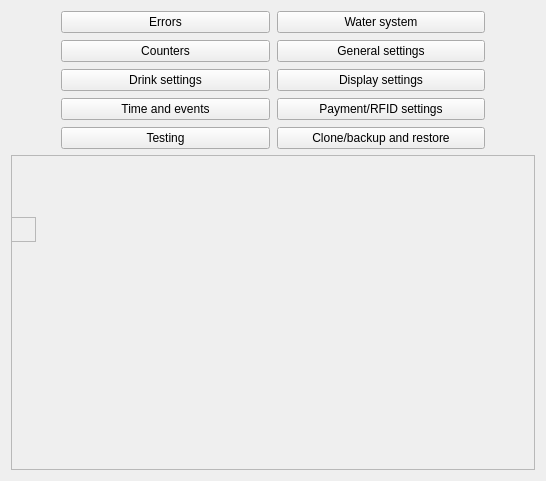
<?xml version="1.0" encoding="UTF-8"?>
<ui version="4.0">
 <class>WBSDStartPage</class>
 <widget class="QWidget" name="WBSDStartPage">
  <property name="geometry">
   <rect>
    <x>0</x>
    <y>0</y>
    <width>546</width>
    <height>481</height>
   </rect>
  </property>
  <property name="windowTitle">
   <string>Form</string>
  </property>
  <layout class="QGridLayout" name="gridLayout">
   <item row="2" column="0">
    <widget class="QFrame" name="connStatusPic">
     <property name="frameShape">
      <enum>QFrame::StyledPanel</enum>
     </property>
     <property name="frameShadow">
      <enum>QFrame::Raised</enum>
     </property>
     <widget class="QWidget" name="layoutWidget">
      <property name="geometry">
       <rect>
        <x>0</x>
        <y>0</y>
        <width>528</width>
        <height>150</height>
       </rect>
      </property>
      <layout class="QGridLayout" name="gridLayout_3">
       <item row="0" column="1">
        <widget class="QLabel" name="connStatusText">
         <property name="text">
          <string/>
         </property>
        </widget>
       </item>
       <item row="0" column="0">
        <widget class="QFrame" name="connStatusInd">
         <property name="maximumSize">
          <size>
           <width>25</width>
           <height>25</height>
          </size>
         </property>
         <property name="frameShape">
          <enum>QFrame::StyledPanel</enum>
         </property>
         <property name="frameShadow">
          <enum>QFrame::Raised</enum>
         </property>
        </widget>
       </item>
      </layout>
     </widget>
    </widget>
   </item>
   <item row="1" column="0">
    <layout class="QGridLayout" name="gridLayout_2">
     <property name="leftMargin">
      <number>50</number>
     </property>
     <property name="rightMargin">
      <number>50</number>
     </property>
     <property name="spacing">
      <number>7</number>
     </property>
     <item row="1" column="1">
      <widget class="QPushButton" name="generalButton">
       <property name="text">
        <string>General settings</string>
       </property>
      </widget>
     </item>
     <item row="3" column="0">
      <widget class="QPushButton" name="timeButton">
       <property name="text">
        <string>Time and events</string>
       </property>
      </widget>
     </item>
     <item row="2" column="1">
      <widget class="QPushButton" name="displayButton">
       <property name="text">
        <string>Display settings</string>
       </property>
      </widget>
     </item>
     <item row="1" column="0">
      <widget class="QPushButton" name="countersButton">
       <property name="text">
        <string>Counters</string>
       </property>
      </widget>
     </item>
     <item row="4" column="0">
      <widget class="QPushButton" name="testButton">
       <property name="text">
        <string>Testing</string>
       </property>
      </widget>
     </item>
     <item row="0" column="1">
      <widget class="QPushButton" name="waterButton">
       <property name="text">
        <string>Water system</string>
       </property>
      </widget>
     </item>
     <item row="2" column="0">
      <widget class="QPushButton" name="drinkButton">
       <property name="text">
        <string>Drink settings</string>
       </property>
      </widget>
     </item>
     <item row="0" column="0">
      <widget class="QPushButton" name="errorButton">
       <property name="text">
        <string>Errors</string>
       </property>
      </widget>
     </item>
     <item row="3" column="1">
      <widget class="QPushButton" name="payButton">
       <property name="enabled">
        <bool>true</bool>
       </property>
       <property name="text">
        <string>Payment/RFID settings</string>
       </property>
      </widget>
     </item>
     <item row="4" column="1">
      <widget class="QPushButton" name="btnlan">
       <property name="text">
        <string>Clone/backup and restore</string>
       </property>
      </widget>
     </item>
    </layout>
   </item>
  </layout>
 </widget>
 <tabstops>
  <tabstop>errorButton</tabstop>
  <tabstop>waterButton</tabstop>
  <tabstop>countersButton</tabstop>
  <tabstop>generalButton</tabstop>
  <tabstop>drinkButton</tabstop>
  <tabstop>displayButton</tabstop>
  <tabstop>timeButton</tabstop>
  <tabstop>payButton</tabstop>
  <tabstop>testButton</tabstop>
 </tabstops>
 <resources/>
 <connections/>
</ui>
